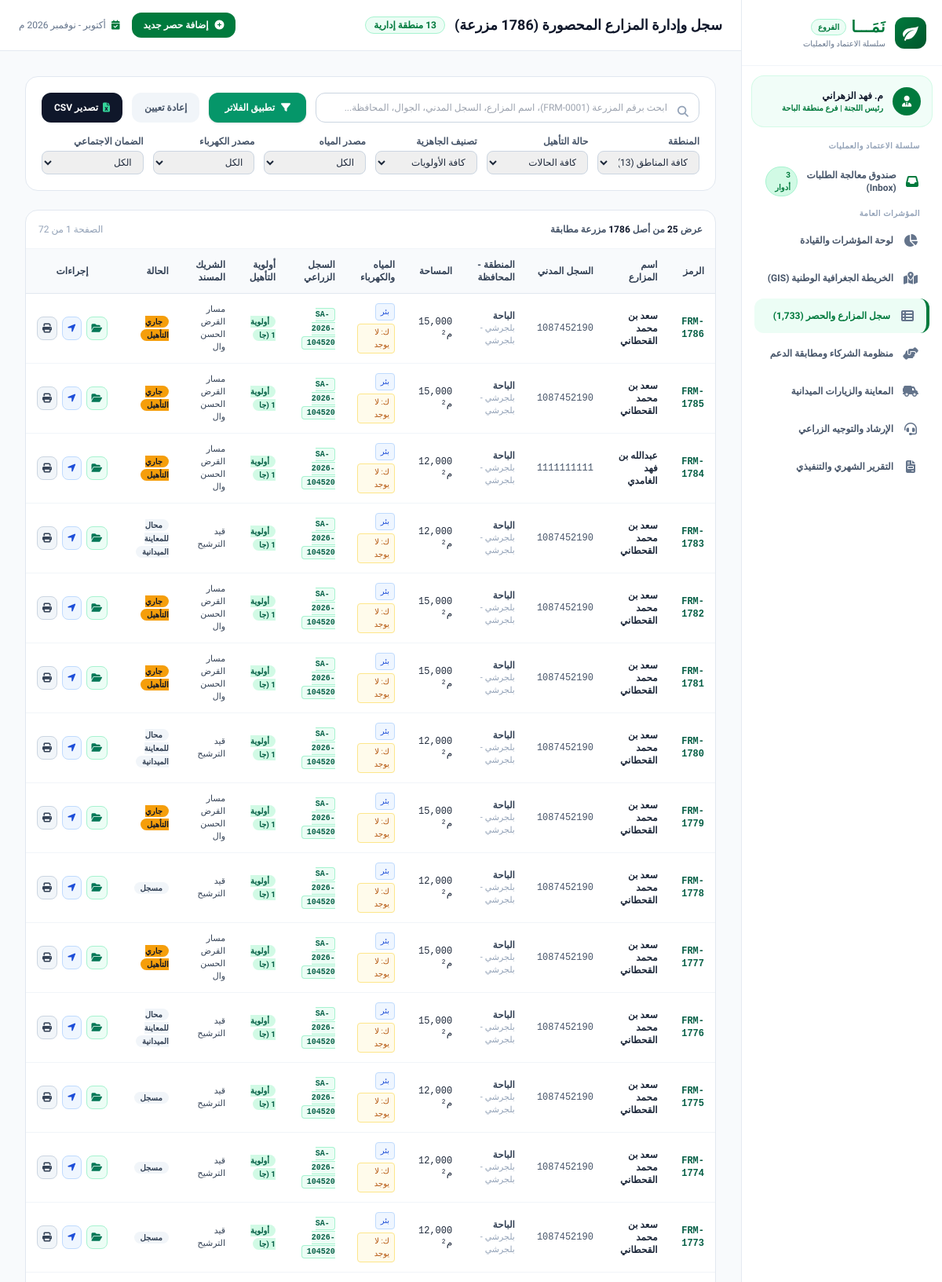
Page /admin/farms (upper part) on the committed database.
### tables this page shows
CREATE TABLE farms (
        id INTEGER PRIMARY KEY AUTOINCREMENT,
        code TEXT UNIQUE,
        created_at TEXT,
        farmer_name TEXT,
        national_id TEXT,
        phone TEXT,
        region TEXT,
        governorate TEXT,
        center TEXT,
        village TEXT,
        maps_url TEXT,
        latitude REAL,
        longitude REAL,
        land_status TEXT,
        area_m2 REAL,
        electricity_source TEXT,
        water_source TEXT,
        previous_crops TEXT,
        media_urls TEXT,
        road_type TEXT,
        social_security TEXT,
        agricultural_registry TEXT,
        status TEXT,
        readiness_priority TEXT,
        suggested_solution TEXT,
        solution_cost_est REAL,
        assigned_partner_name TEXT,
        support_status TEXT,
        notes TEXT
    , ownership_doc_type TEXT, ownership_doc_number TEXT, applicant_role TEXT, city TEXT);

### backend/app.py (the view)
@app.get("/admin/farms", response_class=HTMLResponse)
async def admin_farms_list(
    request: Request,
    page: int = 1,
    limit: int = 25,
    region: Optional[str] = None,
    status: Optional[str] = None,
    priority: Optional[str] = None,
    water: Optional[str] = None,
    elec: Optional[str] = None,
    social: Optional[str] = None,
    search: Optional[str] = None
):
    conn = get_db_connection()
    c = conn.cursor()
    query = "SELECT * FROM farms WHERE 1=1"
    params = []
    if region and region != "الكل":
        query += " AND region = ?"
        params.append(region)
    if status and status != "الكل":
        query += " AND status = ?"
        params.append(status)
    if priority and priority != "الكل":
        query += " AND readiness_priority LIKE ?"
        params.append(f"%{priority}%")
    if water and water != "الكل":
        if water == "يوجد":
            query += " AND (water_source LIKE '%بئر%' OR water_source LIKE '%خزان%')"
        else:
            query += " AND (water_source LIKE '%لا%' OR water_source LIKE '%أمطار%')"
    if elec and elec != "الكل":
        query += " AND electricity_source LIKE ?"
        params.append(f"%{elec}%")
    if social and social != "الكل":
        query += " AND social_security LIKE ?"
        params.append(f"%{social}%")
    if search and search.strip():
        s = f"%{search.strip()}%"
        query += " AND (code LIKE ? OR farmer_name LIKE ? OR national_id LIKE ? OR phone LIKE ? OR governorate LIKE ?)"
        params.extend([s, s, s, s, s])
    count_query = query.replace("SELECT *", "SELECT count(*)")
    c.execute(count_query, params)
    total_matching = c.fetchone()[0]
    offset = (page - 1) * limit
    query += " ORDER BY id DESC LIMIT ? OFFSET ?"
    params.extend([limit, offset])
    c.execute(query, params)
    farms = [dict(r) for r in c.fetchall()]
    c.execute("SELECT DISTINCT region FROM farms ORDER BY region")
    all_regions = [r[0] for r in c.fetchall()]
    total_pages = (total_matching + limit - 1) // limit
    conn.close()
    return render_template(request, "admin/farms.html", {
        "farms": farms,
        "page": page,
        "limit": limit,
        "total_matching": total_matching,
        "total_pages": total_pages,
        "all_regions": all_regions,
        "selected_region": region or "الكل",
        "selected_status": status or "الكل",
        "selected_priority": priority or "الكل",
        "selected_water": water or "الكل",
        "selected_elec": elec or "الكل",
        "selected_social": social or "الكل",
        "search": search or ""
    })

### frontend/templates/admin/farms.html (shortened to what this page needs)
{% extends "admin/base_admin.html" %}
{% block page_title %}سجل وإدارة المزارع المحصورة ({{ total_matching }} مزرعة){% endblock %}
{% block admin_content %}
<div class="space-y-6">
    <div class="bg-white p-5 rounded-2xl border border-slate-200 shadow-xs">
        <form method="GET" action="/admin/farms" class="space-y-4">
            <div class="flex flex-col sm:flex-row gap-3">
                <div class="relative flex-grow">
                    <i class="fa-solid fa-magnifying-glass absolute right-3.5 top-3.5 text-slate-400 text-sm"></i>
                    <input type="text" name="search" value="{{ search }}" placeholder="ابحث برقم المزرعة (FRM-0001)، اسم المزارع، السجل المدني، الجوال، المحافظة..."
                           class="w-full pr-10 pl-4 py-2.5 rounded-xl border border-slate-300 text-xs focus:ring-2 focus:ring-emerald-500 focus:outline-none">
                </div>
                <button type="submit" class="px-5 py-2.5 rounded-xl bg-emerald-600 hover:bg-emerald-700 text-white font-bold text-xs shadow flex items-center justify-center gap-2">
                    <i class="fa-solid fa-filter"></i>
                    <span>تطبيق الفلاتر</span>
                </button>
                <a href="/admin/farms" class="px-4 py-2.5 rounded-xl bg-slate-100 hover:bg-slate-200 text-slate-600 font-bold text-xs flex items-center justify-center">
                    إعادة تعيين
                </a>
                <button type="button" onclick="exportTableToCSV('farms_inventory.csv')" class="px-4 py-2.5 rounded-xl bg-slate-900 hover:bg-slate-800 text-white font-bold text-xs flex items-center justify-center gap-1.5 shadow-xs">
                    <i class="fa-solid fa-file-excel text-emerald-400"></i>
                    <span>تصدير CSV</span>
                </button>
            </div>
            <div class="grid grid-cols-2 sm:grid-cols-3 lg:grid-cols-6 gap-3 text-xs">
                <div>
                    <label class="block font-bold text-slate-600 mb-1">المنطقة</label>
                    <select name="region" class="w-full px-2.5 py-1.5 rounded-lg border border-slate-300 text-xs focus:outline-none focus:ring-1 focus:ring-emerald-500">
                        <option value="الكل" {% if selected_region == 'الكل' %}selected{% endif %}>كافة المناطق (13)</option>
                    </select>
                </div>
                <div>
                    <label class="block font-bold text-slate-600 mb-1">حالة التأهيل</label>
                    <select name="status" class="w-full px-2.5 py-1.5 rounded-lg border border-slate-300 text-xs focus:outline-none focus:ring-1 focus:ring-emerald-500">
                        <option value="الكل" {% if selected_status == 'الكل' %}selected{% endif %}>كافة الحالات</option>
                    </select>
                </div>
                <div>
                    <label class="block font-bold text-slate-600 mb-1">تصنيف الجاهزية</label>
                    <select name="priority" class="w-full px-2.5 py-1.5 rounded-lg border border-slate-300 text-xs focus:outline-none focus:ring-1 focus:ring-emerald-500">
                        <option value="الكل" {% if selected_priority == 'الكل' %}selected{% endif %}>كافة الأولويات</option>
                    </select>
                </div>
                <div>
                    <label class="block font-bold text-slate-600 mb-1">مصدر المياه</label>
                    <select name="water" class="w-full px-2.5 py-1.5 rounded-lg border border-slate-300 text-xs focus:outline-none focus:ring-1 focus:ring-emerald-500">
                        <option value="الكل" {% if selected_water == 'الكل' %}selected{% endif %}>الكل</option>
                    </select>
                </div>
                <div>
                    <label class="block font-bold text-slate-600 mb-1">مصدر الكهرباء</label>
                    <select name="elec" class="w-full px-2.5 py-1.5 rounded-lg border border-slate-300 text-xs focus:outline-none focus:ring-1 focus:ring-emerald-500">
                        <option value="الكل" {% if selected_elec == 'الكل' %}selected{% endif %}>الكل</option>
                    </select>
                </div>
                <div>
                    <label class="block font-bold text-slate-600 mb-1">الضمان الاجتماعي</label>
                    <select name="social" class="w-full px-2.5 py-1.5 rounded-lg border border-slate-300 text-xs focus:outline-none focus:ring-1 focus:ring-emerald-500">
                        <option value="الكل" {% if selected_social == 'الكل' %}selected{% endif %}>الكل</option>
                    </select>
                </div>
            </div>
        </form>
    </div>
    <div class="bg-white rounded-2xl border border-slate-200 shadow-xs overflow-hidden">
        <div class="p-4 border-b border-slate-100 flex items-center justify-between text-xs">
            <span class="text-slate-600 font-semibold">
                عرض <strong class="text-slate-900 font-bold">{{ farms|length }}</strong> من أصل <strong class="text-slate-900 font-bold">{{ total_matching }}</strong> مزرعة مطابقة
            </span>
            <span class="text-slate-400">الصفحة {{ page }} من {{ total_pages }}</span>
        </div>
        <div class="overflow-x-auto">
            <table id="farms_table" class="w-full text-right text-xs">
                <thead class="bg-slate-50 text-slate-700 font-bold border-b border-slate-200">
                    <tr>
                        <th class="py-3 px-3.5">الرمز</th>
                        <th class="py-3 px-3.5">اسم المزارع</th>
                        <th class="py-3 px-3.5">السجل المدني</th>
                        <th class="py-3 px-3.5">المنطقة - المحافظة</th>
                        <th class="py-3 px-3.5">المساحة</th>
                        <th class="py-3 px-3.5">المياه والكهرباء</th>
                        <th class="py-3 px-3.5">السجل الزراعي</th>
                        <th class="py-3 px-3.5">أولوية التأهيل</th>
                        <th class="py-3 px-3.5">الشريك المسند</th>
                        <th class="py-3 px-3.5">الحالة</th>
                        <th class="py-3 px-3.5 text-center">إجراءات</th>
                    </tr>
                </thead>
                <tbody class="divide-y divide-slate-100">
                    {% for f in farms %}
                    <tr class="hover:bg-slate-50/80 transition">
                        <td class="py-3 px-3.5 font-mono font-black text-emerald-800">{{ f.code }}</td>
                        <td class="py-3 px-3.5 font-bold text-slate-800">
                            <a href="/admin/farms/{{ f.id }}" class="hover:text-emerald-700 hover:underline">{{ f.farmer_name }}</a>
                        </td>
                        <td class="py-3 px-3.5 font-mono text-slate-600">{{ f.national_id }}</td>
                        <td class="py-3 px-3.5 text-slate-700">
                            <span class="font-semibold">{{ f.region }}</span>
                            <span class="text-slate-400 text-[11px] block">{{ f.governorate }} - {{ f.village }}</span>
                        </td>
                        <td class="py-3 px-3.5 font-mono">{{ "{:,.0f}".format(f.area_m2) }} م²</td>
                        <td class="py-3 px-3.5 space-y-1">
                            <span class="inline-block px-1.5 py-0.5 rounded text-[10px] {% if 'بئر' in f.water_source or 'خزان' in f.water_source %}bg-blue-50 text-blue-700 border border-blue-200{% else %}bg-slate-100 text-slate-500{% endif %}">
                                {{ f.water_source[:12] }}
                            </span>
                            <span class="inline-block px-1.5 py-0.5 rounded text-[10px] {% if 'يوجد' in f.electricity_source %}bg-amber-50 text-amber-700 border border-amber-200{% else %}bg-slate-100 text-slate-500{% endif %}">
                                ك: {{ f.electricity_source }}
                            </span>
                        </td>
                        <td class="py-3 px-3.5">
                            {% if 'SA-' in f.agricultural_registry %}
                            <span class="font-mono text-[10px] font-bold text-emerald-800 bg-emerald-50 px-1.5 py-0.5 rounded border border-emerald-200">{{ f.agricultural_registry }}</span>
                            {% else %}
                            <span class="text-[10px] text-amber-700 bg-amber-50 px-1.5 py-0.5 rounded border border-amber-200">طلب إصدار (نما)</span>
                            {% endif %}
                        </td>
                        <td class="py-3 px-3.5">
                            <span class="px-2 py-0.5 rounded-full text-[10px] font-bold
                                {% if 'أولوية 1' in f.readiness_priority %}bg-emerald-100 text-emerald-800
                                {% elif 'أولوية 2' in f.readiness_priority %}bg-amber-100 text-amber-800
                                {% else %}bg-slate-100 text-slate-700{% endif %}">
                                {{ f.readiness_priority[:12] }}
                            </span>
                        </td>
                        <td class="py-3 px-3.5 text-slate-700 text-[11px] font-medium">
                            {{ f.assigned_partner_name[:20] }}
                        </td>
                        <td class="py-3 px-3.5">
                            <span class="px-2 py-0.5 rounded-full text-[10px] font-semibold
                                {% if f.status == 'مؤهلة ومنتجة' %}bg-emerald-600 text-white
                                {% elif f.status == 'جاري التأهيل' %}bg-amber-500 text-slate-900 font-bold
                                {% elif f.status == 'تمت الزيارة الميدانية' %}bg-blue-100 text-blue-800
                                {% else %}bg-slate-100 text-slate-700{% endif %}">
                                {{ f.status }}
                            </span>
                        </td>
                        <td class="py-3 px-3.5 text-center">
                            <div class="flex items-center justify-center gap-1.5">
                                <a href="/admin/farms/{{ f.id }}" title="الملف الكامل" class="p-1.5 rounded-lg bg-emerald-50 hover:bg-emerald-100 text-emerald-700 border border-emerald-200 transition">
                                    <i class="fa-solid fa-folder-open"></i>
                                </a>
                                <a href="{{ f.maps_url }}" target="_blank" title="موقع قوقل ماب" class="p-1.5 rounded-lg bg-blue-50 hover:bg-blue-100 text-blue-700 border border-blue-200 transition">
                                    <i class="fa-solid fa-location-arrow"></i>
                                </a>
                                <a href="/admin/farms/{{ f.id }}/print" target="_blank" title="طباعة البطاقة" class="p-1.5 rounded-lg bg-slate-100 hover:bg-slate-200 text-slate-700 border border-slate-300 transition">
                                    <i class="fa-solid fa-print"></i>
                                </a>
                            </div>
                        </td>
                    </tr>
                    {% endfor %}
                </tbody>
            </table>
        </div>
    </div>
</div>
{% endblock %}

### frontend/static/style.css (style rules this page uses)
:root { --naama-green: #007a3d; --naama-dark-green: #005a2b; --naama-light-green: #e6f4ea; --naama-border: #e2e8f0; --naama-text-dark: #1f2937; --naama-text-muted: #6b7280; }
* { box-sizing: border-box; }
body { font-family: 'Tajawal', sans-serif; direction: rtl; text-align: right; margin: 0; padding: 0; color: var(--naama-text-dark); }

### rows in the picture
farms: code "FRM-1786", farmer_name "سعد بن محمد القحطاني", national_id "1087452190", region "الباحة", governorate "بلجرشي", village "بلجرشي", area_m2 "15,000", water_source "بئر", electricity_source "لا يوجد", agricultural_registry "SA-2026-104520", readiness_priority "أولوية 1 (جا", assigned_partner_name "مسار القرض الحسن وال", status "جاري التأهيل"
farms: code "FRM-1785", farmer_name "سعد بن محمد القحطاني", national_id "1087452190", region "الباحة", governorate "بلجرشي", village "بلجرشي", area_m2 "15,000", water_source "بئر", electricity_source "لا يوجد", agricultural_registry "SA-2026-104520", readiness_priority "أولوية 1 (جا", assigned_partner_name "مسار القرض الحسن وال", status "جاري التأهيل"
farms: code "FRM-1784", farmer_name "عبدالله بن فهد الغامدي", national_id "1111111111", region "الباحة", governorate "بلجرشي", village "بلجرشي", area_m2 "12,000", water_source "بئر", electricity_source "لا يوجد", agricultural_registry "SA-2026-104520", readiness_priority "أولوية 1 (جا", assigned_partner_name "مسار القرض الحسن وال", status "جاري التأهيل"
farms: code "FRM-1783", farmer_name "سعد بن محمد القحطاني", national_id "1087452190", region "الباحة", governorate "بلجرشي", village "بلجرشي", area_m2 "12,000", water_source "بئر", electricity_source "لا يوجد", agricultural_registry "SA-2026-104520", readiness_priority "أولوية 1 (جا", assigned_partner_name "قيد الترشيح", status "محال للمعاينة الميدانية"
farms: code "FRM-1782", farmer_name "سعد بن محمد القحطاني", national_id "1087452190", region "الباحة", governorate "بلجرشي", village "بلجرشي", area_m2 "15,000", water_source "بئر", electricity_source "لا يوجد", agricultural_registry "SA-2026-104520", readiness_priority "أولوية 1 (جا", assigned_partner_name "مسار القرض الحسن وال", status "جاري التأهيل"
farms: code "FRM-1781", farmer_name "سعد بن محمد القحطاني", national_id "1087452190", region "الباحة", governorate "بلجرشي", village "بلجرشي", area_m2 "15,000", water_source "بئر", electricity_source "لا يوجد", agricultural_registry "SA-2026-104520", readiness_priority "أولوية 1 (جا", assigned_partner_name "مسار القرض الحسن وال", status "جاري التأهيل"
farms: code "FRM-1780", farmer_name "سعد بن محمد القحطاني", national_id "1087452190", region "الباحة", governorate "بلجرشي", village "بلجرشي", area_m2 "12,000", water_source "بئر", electricity_source "لا يوجد", agricultural_registry "SA-2026-104520", readiness_priority "أولوية 1 (جا", assigned_partner_name "قيد الترشيح", status "محال للمعاينة الميدانية"
farms: code "FRM-1779", farmer_name "سعد بن محمد القحطاني", national_id "1087452190", region "الباحة", governorate "بلجرشي", village "بلجرشي", area_m2 "15,000", water_source "بئر", electricity_source "لا يوجد", agricultural_registry "SA-2026-104520", readiness_priority "أولوية 1 (جا", assigned_partner_name "مسار القرض الحسن وال", status "جاري التأهيل"
farms: code "FRM-1778", farmer_name "سعد بن محمد القحطاني", national_id "1087452190", region "الباحة", governorate "بلجرشي", village "بلجرشي", area_m2 "12,000", water_source "بئر", electricity_source "لا يوجد", agricultural_registry "SA-2026-104520", readiness_priority "أولوية 1 (جا", assigned_partner_name "قيد الترشيح", status "مسجل"
farms: code "FRM-1777", farmer_name "سعد بن محمد القحطاني", national_id "1087452190", region "الباحة", governorate "بلجرشي", village "بلجرشي", area_m2 "15,000", water_source "بئر", electricity_source "لا يوجد", agricultural_registry "SA-2026-104520", readiness_priority "أولوية 1 (جا", assigned_partner_name "مسار القرض الحسن وال", status "جاري التأهيل"
farms: code "FRM-1776", farmer_name "سعد بن محمد القحطاني", national_id "1087452190", region "الباحة", governorate "بلجرشي", village "بلجرشي", area_m2 "15,000", water_source "بئر", electricity_source "لا يوجد", agricultural_registry "SA-2026-104520", readiness_priority "أولوية 1 (جا", assigned_partner_name "قيد الترشيح", status "محال للمعاينة الميدانية"
farms: code "FRM-1775", farmer_name "سعد بن محمد القحطاني", national_id "1087452190", region "الباحة", governorate "بلجرشي", village "بلجرشي", area_m2 "12,000", water_source "بئر", electricity_source "لا يوجد", agricultural_registry "SA-2026-104520", readiness_priority "أولوية 1 (جا", assigned_partner_name "قيد الترشيح", status "مسجل"
farms: code "FRM-1774", farmer_name "سعد بن محمد القحطاني", national_id "1087452190", region "الباحة", governorate "بلجرشي", village "بلجرشي", area_m2 "12,000", water_source "بئر", electricity_source "لا يوجد", agricultural_registry "SA-2026-104520", readiness_priority "أولوية 1 (جا", assigned_partner_name "قيد الترشيح", status "مسجل"
farms: code "FRM-1773", farmer_name "سعد بن محمد القحطاني", national_id "1087452190", region "الباحة", governorate "بلجرشي", village "بلجرشي", area_m2 "12,000", water_source "بئر", electricity_source "لا يوجد", agricultural_registry "SA-2026-104520", readiness_priority "أولوية 1 (جا", assigned_partner_name "قيد الترشيح", status "مسجل"

### other values in the picture
{{ total_matching }} "1786"
{{ farms|length }} "25"
{{ total_pages }} "72"
